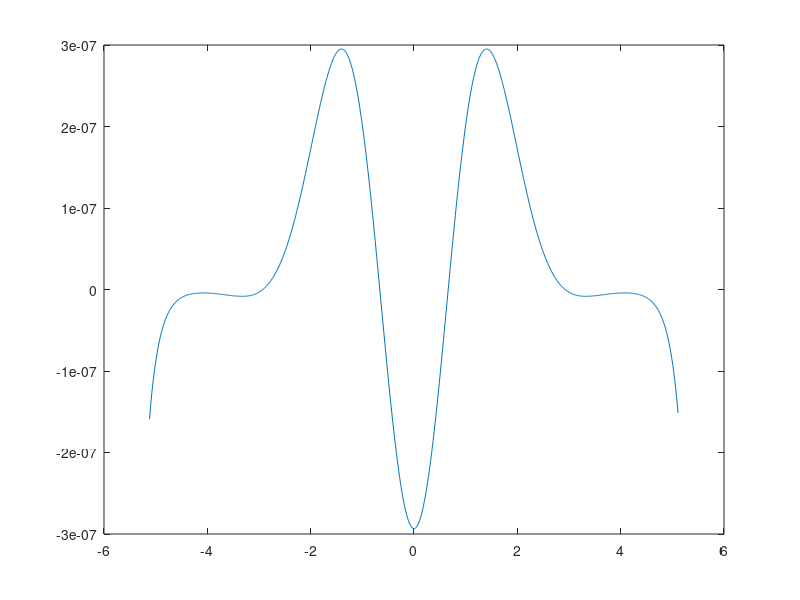

Write the MATLAB code that produced this figure. (Note: this script raises an error after producing the figure.)
%-- 14/05/2018 09:33 --%
help del2
N=1024;
dx=0.01;
x=(-N/2:N/2)*dx;
min(x)
max(x)
x=(-N/2:N/2-1)*dx;
length(x)
B=diag(ones(N-1,1),1)-diag(ones(N,1));
B(N,1)=1;
L=B'*B;
L(1:10,1:10)
L(N,1)
L(1,N)
T=L/dx/dx;
T=L/dx/dx/2;
V=x.^2/2;
plot(x,V)
H=T+diag(V);
H(1:10,1:10)
H(1:5,1:5)
[u,e]=eig(H);
e=diag(e);
issorted(e)
[e,I]=sort(e);
u=u(:,I);
plot(x,u(:,1))
plot(x,-u(:,1))
norm(u(:,1))
norm(u(:,1)-exp(-x.^2/2)/pi^(1/4))
hold
norm(u(:,1)+exp(-x.^2/2)/pi^(1/4))
plot(x,exp(-x.^2/2)/pi^(1/4))
plot(x,exp(-x.^2/2)/pi^(1/4)/sqrt(dx))
plot(x,sqrt(dx)*exp(-x.^2/2)/pi^(1/4))
norm(u(:,1)+sqrt(dx)*exp(-x.^2/2)/pi^(1/4))
hold
plot(x,u(:,1)+sqrt(dx)*exp(-x.^2/2)/pi^(1/4))
size(x)
size(u(:,1))
norm(u(:,1)'+sqrt(dx)*exp(-x.^2/2)/pi^(1/4))
x=x';
V=x.^2/2;
norm(u(:,1)+sqrt(dx)*exp(-x.^2/2)/pi^(1/4))
plot(x,u(:,1)+sqrt(dx)*exp(-x.^2/2)/pi^(1/4))
a
dx
format longg
N=4*N;
x=(-N/2:N/2-1)'*dx;
V=x.^2/2;
dx=dx/4;
x=(-N/2:N/2-1)'*dx;
V=x.^2/2;
B=diag(ones(N-1,1),1)-diag(ones(N,1));
L=B'*B;
T=L/dx/dx/2;
H=T+diag(V);
[u,e]=eig(H);
e=diag(e);
issorted(e)
plot(x,u(:,1)+sqrt(dx)*exp(-x.^2/2)/pi^(1/4))
plot(x,u(:,1)-sqrt(dx)*exp(-x.^2/2)/pi^(1/4))
norm(u(:,1)-sqrt(dx)*exp(-x.^2/2)/pi^(1/4))
plot(x,u(:,2))
plot(x,u(:,3))
plot(x,u(:,30))
plot(x,u(:,10))
plot(x,abs(u(:,10)).^2/dx)
e(1:15)
plot(e)
plot(e(1:100))
plot(e(1:30))
plot(e(1:100))
plot(e)
H(1:5,1:5)
format shortg
H(1:5,1:5)
dx40*dx
dx=40*dx
x=(-N/2:N/2-1)'*dx;
V=x.^2/2;
T=L/dx/dx/2;
H=T+diag(V);
[u,e]=eig(H);
e=diag(e);
issorted(e)
plot(x,abs(u(:,10)).^2/dx)
xlim([-10,10])
plot(x,abs(u(:,10)).^2/dx,'.-')
xlim([-10,10])
e(1:15)
figure
plot(e)
plot(e(1:100))
plot(e(1:300))
plot(e(1:500))
norm(u(:,1)/sqrt(dx)-exp(-x.^2/2)/pi^(1/4))
dqharmosc
H=dqharmosc(1024,2.5,[]);
[u,e]=eig(H);
e=diag(e);
issorted(e)
e(1:100)
format longg
e(1:100)
e(1:800)
e(1:600)
e(1:100)
H=dqharmosc(1024,1);
[u,e]=eig(H);
e=diag(e);
issorted(e)
e(1:100)
e(1:800)
[H,x,Htri]=dqharmosc(1024,1);
Htri(1:10,1:10)
Htri(1:6,1:6)
[utri,etri]=eig(Htri);
etri=diag(etri);
[etri(1:20) e(1:20)]
dx=X(2)-x(1)
dx=x(2)-x(1)
norm(u(:,1)/sqrt(dx)-exp(-x.^2/2)/pi^(1/4))
norm(utri(:,1)/sqrt(dx)-exp(-x.^2/2)/pi^(1/4))
norm(utri(:,1)/sqrt(dx)+exp(-x.^2/2)/pi^(1/4))
figure(1)
figure(2)
plot(x,abs(u(:,10)).^2/dx,'.-')
xlim([-10,10])
dx
help hermiteForm
help hermiteH
hermiteH(sym(y))
hermiteH(sym('y'))
hermiteH(10,sym('y'))
u10=hermiteH(9,x).*exp(-x.^2/2)/pi^(1/4);
norm(u10)
dx
plot(x,u(10))
plot(x,u10)
u10=hermiteH(9,x).*exp(-x.^2/2)/pi^(1/4)/2^9/factorial(9);
norm(u10)
u10=hermiteH(9,x).*exp(-x.^2/2)/pi^(1/4)/sqrt(2^9*factorial(9));
norm(u10)
ans*dx
ans*sqrt(dx)
u10=sqrt(dx)*hermiteH(9,x).*exp(-x.^2/2)/pi^(1/4)/sqrt(2^9*factorial(9));
norm(u10)
size(u10)
norm(u10-u(:,10))
norm(u10-utri(:,10))
[H,x,Htri]=dqharmosc(1024,1);
[u,e]=eig(H);
e=diag(e);
issorted(e)
norm(u10-u(:,10))
minimalwms
norm(psi)
norm(upsi)
upsi=conj(upsi);
norm(psi-upsi)